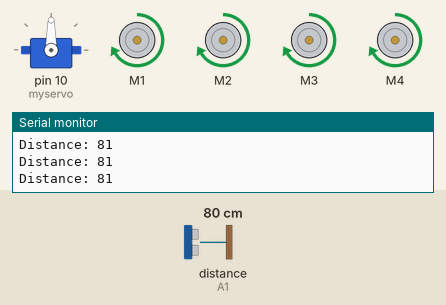
Simulated run of this sketch. Board: Arduino Uno, built with avr-gcc and run on an emulated ATmega328P. On the bench: servo, 4 × DC motor (green arrow = forward, orange = backward, longer = faster), the last lines printed to the serial monitor. The test bench sets the inputs (shaded band); at power-on: distance to the obstacle (sensor on A1) 80 cm. The echo pulse lasts 58.3 µs per cm.

Above: at 2.2 s.
2.3 s: distance to the obstacle (sensor on A1) set to 23 cm
3.8 s: distance to the obstacle (sensor on A1) set to 18 cm
At 5.3 s:
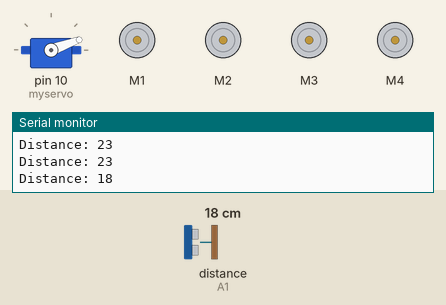
At 5.9 s:
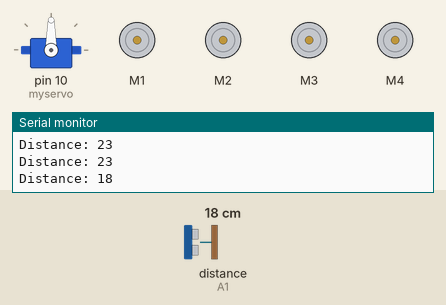
9.8 s: distance to the obstacle (sensor on A1) set to 60 cm
12.8 s: distance to the obstacle (sensor on A1) set to 2 cm
At 15.6 s:
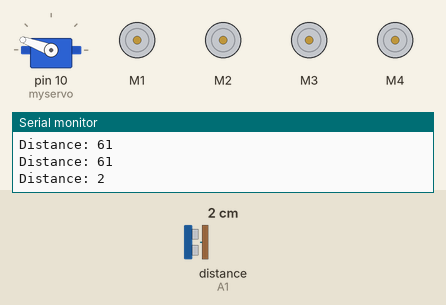
Timing chart, 0 to 16.8 s (numbered marks = the images above; inputs shaded):
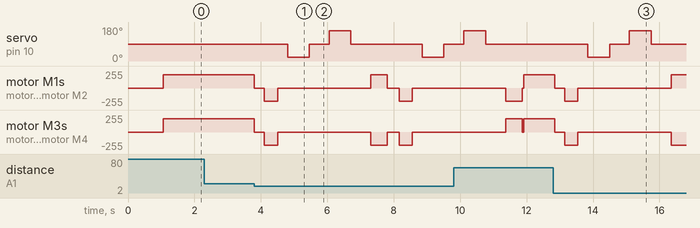

Measured:
- the behaviour switches between 21 and 20 cm on distance to the obstacle (sensor on A1) (found by bisection; images 0 and 1)
- after the input at 3.8 s, servo on pin 10 (myservo): 90° → 20° after 1.0 s, → 90° 0.65 s later, → 160° 0.60 s later, → 90° 0.65 s later, … (6 changes in this stretch); motor M1: forward 200/255 → stopped at once, → backward 200/255 0.30 s later, → stopped 0.40 s later, → forward 200/255 2.8 s later, … (7 changes in this stretch)
- after the input at 12.8 s, servo on pin 10 (myservo): 90° → 20° after 1.0 s, → 90° 0.65 s later, → 160° 0.60 s later, → 90° 0.65 s later; motor M1: forward 200/255 → stopped after 0.05 s, → backward 200/255 0.30 s later, → stopped 0.40 s later, → forward 200/255 2.8 s later

The sketch:

Grass_Cutting_Robot.ino
```cpp
/*
--------------------------------------------------
Grass Cutting Robot using Arduino UNO

Author : Sai Kiran

Features:
- Autonomous Navigation
- Obstacle Detection
- Obstacle Avoidance
- Servo based Ultrasonic Scanning

Components:
- Arduino UNO
- L293D Motor Driver Shield
- HC-SR04 Ultrasonic Sensor
- Servo Motor
- 4 DC Motors
- LiPo Battery
--------------------------------------------------
*/

#include <AFMotor.h>
#include <Servo.h>
#include <NewPing.h>

// Motors on M1, M2, M3, M4
AF_DCMotor motor1(1);   // Front Left
AF_DCMotor motor2(2);   // Front Right
AF_DCMotor motor3(3);   // Rear Left
AF_DCMotor motor4(4);   // Rear Right

// Ultrasonic Sensor
#define trig_pin A0
#define echo_pin A1
#define maximum_distance 200

NewPing sonar(trig_pin, echo_pin, maximum_distance);

// Servo Motor
Servo myservo;

int distance = 0;

void setup()
{
    myservo.attach(10);
    myservo.write(90);
    delay(1000);

    motor1.setSpeed(200);
    motor2.setSpeed(200);
    motor3.setSpeed(200);
    motor4.setSpeed(200);

    Serial.begin(9600);
}

void loop()
{
    distance = readPing();

    Serial.print("Distance: ");
    Serial.println(distance);

    if(distance <= 20)
    {
        stopMove();
        delay(300);

        moveBackward();
        delay(400);

        stopMove();
        delay(300);

        int rightDistance = lookRight();
        delay(300);

        int leftDistance = lookLeft();
        delay(300);

        if(rightDistance >= leftDistance)
        {
            turnRight();
            delay(500);
        }
        else
        {
            turnLeft();
            delay(500);
        }

        stopMove();
    }
    else
    {
        moveForward();
    }
}

// ----------------------------
// Movement Functions
// ----------------------------

void moveForward()
{
    motor1.run(FORWARD);
    motor2.run(FORWARD);
    motor3.run(FORWARD);
    motor4.run(FORWARD);
}

void moveBackward()
{
    motor1.run(BACKWARD);
    motor2.run(BACKWARD);
    motor3.run(BACKWARD);
    motor4.run(BACKWARD);
}

void turnRight()
{
    motor1.run(FORWARD);
    motor2.run(FORWARD);
    motor3.run(BACKWARD);
    motor4.run(BACKWARD);
}

void turnLeft()
{
    motor1.run(BACKWARD);
    motor2.run(BACKWARD);
    motor3.run(FORWARD);
    motor4.run(FORWARD);
}

void stopMove()
{
    motor1.run(RELEASE);
    motor2.run(RELEASE);
    motor3.run(RELEASE);
    motor4.run(RELEASE);
}

// ----------------------------
// Ultrasonic Functions
// ----------------------------

int readPing()
{
    delay(50);

    int cm = sonar.ping_cm();

    if(cm == 0)
        cm = 250;

    return cm;
}

int lookRight()
{
    myservo.write(20);
    delay(500);

    int distance = readPing();

    delay(100);

    myservo.write(90);
    delay(300);

    return distance;
}

int lookLeft()
{
    myservo.write(160);
    delay(500);

    int distance = readPing();

    delay(100);

    myservo.write(90);
    delay(300);

    return distance;
}
```
